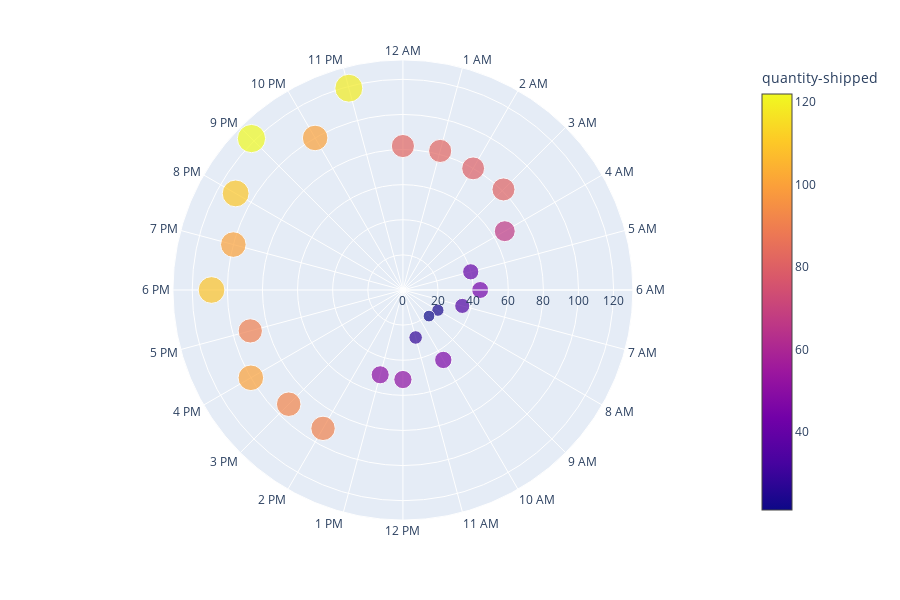

The notebook cell saved with this chart:
### Code cell
fig.show()

### Figure 1 — Plotly figure (JSON) as saved in the notebook; plotly's stock layout.template omitted (floating-point values rounded to 4 significant figures)
{"data": [{"hoverlabel": {"namelength": 0}, "hovertemplate": "quantity-shipped=%{marker.color}<br>theta=%{theta}", "legendgroup": "", "marker": {"color": [82, 82, 80, 81, 67, 40, 44, 35, 23, 21, 46, 28, 51, 50, 91, 92, 100, 90, 109, 100, 110, 122, 100, 119], "coloraxis": "coloraxis", "size": [82, 82, 80, 81, 67, 40, 44, 35, 23, 21, 46, 28, 51, 50, 91, 92, 100, 90, 109, 100, 110, 122, 100, 119], "sizemode": "area", "sizeref": 0.305, "symbol": "circle"}, "mode": "markers", "name": "", "r": [82, 82, 80, 81, 67, 40, 44, 35, 23, 21, 46, 28, 51, 50, 91, 92, 100, 90, 109, 100, 110, 122, 100, 119], "showlegend": false, "subplot": "polar", "theta": ["12 AM", "1 AM", "2 AM", "3 AM", "4 AM", "5 AM", "6 AM", "7 AM", "8 AM", "9 AM", "10 AM", "11 AM", "12 PM", "1 PM", "2 PM", "3 PM", "4 PM", "5 PM", "6 PM", "7 PM", "8 PM", "9 PM", "10 PM", "11 PM"], "type": "scatterpolar"}], "layout": {"coloraxis": {"colorbar": {"title": {"text": "quantity-shipped"}}, "colorscale": [[0, "#0d0887"], [0.1111, "#46039f"], [0.2222, "#7201a8"], [0.3333, "#9c179e"], [0.4444, "#bd3786"], [0.5556, "#d8576b"], [0.6667, "#ed7953"], [0.7778, "#fb9f3a"], [0.8889, "#fdca26"], [1, "#f0f921"]]}, "height": 600, "legend": {"itemsizing": "constant", "tracegroupgap": 0}, "margin": {"t": 60}, "polar": {"angularaxis": {"direction": "clockwise", "rotation": 90}, "domain": {"x": [0, 0.98], "y": [0, 1]}}}}
